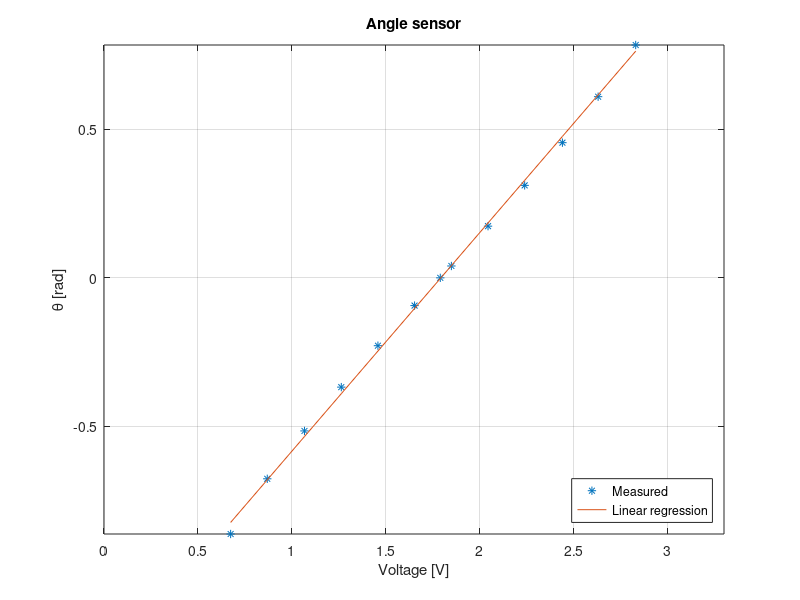

This chart was generated by the following MATLAB code:
% GRAB DATA FROM CRANE
ZERO_PIXEL = 285;

% PIXELS, CONVERTED TO ANGLE + RESPECTIVE COMEDI-READ VOLTAGES!
p = [0     50    100   150   200   250   285   300   350   400   450   500   550];
a = asin(((p-ZERO_PIXEL) / 15)/25);
u = [0.674 0.869 1.067 1.263 1.458 1.653 1.7899 1.849 2.044 2.239 2.440 2.630 2.830];

[p, s] = polyfit(u, a, 1);
% x = -0.4981*u + 4.7931

a_est = polyval(p, u);

%x_est = p(1) * u + p(2);

r2 = 1 - s.normr^2 / norm(a-mean(a))^2

% PLOT
plot(u, a, '*', u, a_est);
title('Angle sensor');
xlabel('Voltage [V]');
ylabel('\theta [rad]');
xlim([0 3.3]);
ylim([a(1) a(end)]);
grid on;
legend('Measured', 'Linear regression', 'location', 'southeast');
